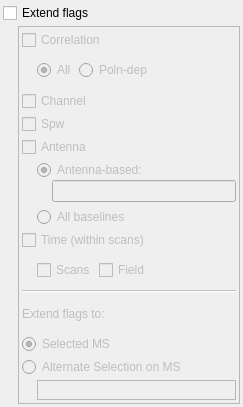
<ui version="4.0" >
 <class>FlaggingWidget</class>
 <widget class="QWidget" name="FlaggingWidget" >
  <property name="geometry" >
   <rect>
    <x>0</x>
    <y>0</y>
    <width>243</width>
    <height>407</height>
   </rect>
  </property>
  <property name="windowTitle" >
   <string>Flagging Widget</string>
  </property>
  <layout class="QVBoxLayout" >
   <property name="spacing" >
    <number>3</number>
   </property>
   <property name="leftMargin" >
    <number>3</number>
   </property>
   <property name="topMargin" >
    <number>3</number>
   </property>
   <property name="rightMargin" >
    <number>3</number>
   </property>
   <property name="bottomMargin" >
    <number>3</number>
   </property>
   <item>
    <widget class="QCheckBox" name="extend" >
     <property name="text" >
      <string>Extend flags</string>
     </property>
    </widget>
   </item>
   <item>
    <layout class="QHBoxLayout" >
     <property name="spacing" >
      <number>0</number>
     </property>
     <item>
      <spacer>
       <property name="orientation" >
        <enum>Qt::Horizontal</enum>
       </property>
       <property name="sizeType" >
        <enum>QSizePolicy::Fixed</enum>
       </property>
       <property name="sizeHint" >
        <size>
         <width>15</width>
         <height>20</height>
        </size>
       </property>
      </spacer>
     </item>
     <item>
      <widget class="QFrame" name="extendFrame" >
       <property name="enabled" >
        <bool>false</bool>
       </property>
       <property name="frameShape" >
        <enum>QFrame::StyledPanel</enum>
       </property>
       <property name="frameShadow" >
        <enum>QFrame::Raised</enum>
       </property>
       <layout class="QVBoxLayout" >
        <property name="spacing" >
         <number>3</number>
        </property>
        <property name="leftMargin" >
         <number>3</number>
        </property>
        <property name="topMargin" >
         <number>3</number>
        </property>
        <property name="rightMargin" >
         <number>3</number>
        </property>
        <property name="bottomMargin" >
         <number>3</number>
        </property>
        <item>
         <widget class="QCheckBox" name="correlation" >
          <property name="text" >
           <string>Correlation</string>
          </property>
         </widget>
        </item>
        <item>
         <widget class="QFrame" name="correlationFrame" >
          <property name="enabled" >
           <bool>false</bool>
          </property>
          <property name="frameShape" >
           <enum>QFrame::NoFrame</enum>
          </property>
          <property name="frameShadow" >
           <enum>QFrame::Raised</enum>
          </property>
          <layout class="QHBoxLayout" >
           <property name="spacing" >
            <number>3</number>
           </property>
           <property name="leftMargin" >
            <number>15</number>
           </property>
           <property name="topMargin" >
            <number>0</number>
           </property>
           <property name="rightMargin" >
            <number>0</number>
           </property>
           <property name="bottomMargin" >
            <number>0</number>
           </property>
           <item>
            <widget class="QRadioButton" name="correlationAll" >
             <property name="text" >
              <string>All</string>
             </property>
             <property name="checked" >
              <bool>true</bool>
             </property>
            </widget>
           </item>
           <item>
            <widget class="QRadioButton" name="correlationPolnDep" >
             <property name="text" >
              <string>Poln-dep</string>
             </property>
            </widget>
           </item>
           <item>
            <spacer>
             <property name="orientation" >
              <enum>Qt::Horizontal</enum>
             </property>
             <property name="sizeHint" >
              <size>
               <width>40</width>
               <height>20</height>
              </size>
             </property>
            </spacer>
           </item>
          </layout>
         </widget>
        </item>
        <item>
         <widget class="QCheckBox" name="channel" >
          <property name="text" >
           <string>Channel</string>
          </property>
         </widget>
        </item>
        <item>
         <widget class="QCheckBox" name="spw" >
          <property name="enabled" >
           <bool>false</bool>
          </property>
          <property name="text" >
           <string>Spw</string>
          </property>
         </widget>
        </item>
        <item>
         <widget class="QCheckBox" name="antenna" >
          <property name="enabled" >
           <bool>false</bool>
          </property>
          <property name="text" >
           <string>Antenna</string>
          </property>
         </widget>
        </item>
        <item>
         <widget class="QFrame" name="antennaFrame" >
          <property name="enabled" >
           <bool>false</bool>
          </property>
          <property name="frameShape" >
           <enum>QFrame::NoFrame</enum>
          </property>
          <property name="frameShadow" >
           <enum>QFrame::Raised</enum>
          </property>
          <layout class="QVBoxLayout" >
           <property name="spacing" >
            <number>0</number>
           </property>
           <property name="leftMargin" >
            <number>15</number>
           </property>
           <property name="topMargin" >
            <number>0</number>
           </property>
           <property name="rightMargin" >
            <number>0</number>
           </property>
           <property name="bottomMargin" >
            <number>0</number>
           </property>
           <item>
            <widget class="QRadioButton" name="antennaAntenna" >
             <property name="text" >
              <string>Antenna-based:</string>
             </property>
             <property name="checked" >
              <bool>true</bool>
             </property>
            </widget>
           </item>
           <item>
            <layout class="QHBoxLayout" >
             <property name="spacing" >
              <number>0</number>
             </property>
             <property name="leftMargin" >
              <number>15</number>
             </property>
             <property name="bottomMargin" >
              <number>5</number>
             </property>
             <item>
              <widget class="QLineEdit" name="antennaAntennaValue" />
             </item>
            </layout>
           </item>
           <item>
            <widget class="QRadioButton" name="antennaBaselines" >
             <property name="text" >
              <string>All baselines</string>
             </property>
            </widget>
           </item>
          </layout>
         </widget>
        </item>
        <item>
         <widget class="QCheckBox" name="time" >
          <property name="enabled" >
           <bool>false</bool>
          </property>
          <property name="text" >
           <string>Time (within scans)</string>
          </property>
         </widget>
        </item>
        <item>
         <widget class="QFrame" name="timeFrame" >
          <property name="enabled" >
           <bool>false</bool>
          </property>
          <property name="frameShape" >
           <enum>QFrame::NoFrame</enum>
          </property>
          <property name="frameShadow" >
           <enum>QFrame::Raised</enum>
          </property>
          <layout class="QHBoxLayout" >
           <property name="spacing" >
            <number>3</number>
           </property>
           <property name="leftMargin" >
            <number>15</number>
           </property>
           <property name="topMargin" >
            <number>0</number>
           </property>
           <property name="rightMargin" >
            <number>0</number>
           </property>
           <property name="bottomMargin" >
            <number>0</number>
           </property>
           <item>
            <widget class="QCheckBox" name="scans" >
             <property name="text" >
              <string>Scans</string>
             </property>
            </widget>
           </item>
           <item>
            <widget class="QCheckBox" name="field" >
             <property name="text" >
              <string>Field</string>
             </property>
            </widget>
           </item>
           <item>
            <spacer>
             <property name="orientation" >
              <enum>Qt::Horizontal</enum>
             </property>
             <property name="sizeHint" >
              <size>
               <width>40</width>
               <height>20</height>
              </size>
             </property>
            </spacer>
           </item>
          </layout>
         </widget>
        </item>
        <item>
         <widget class="Line" name="line" >
          <property name="orientation" >
           <enum>Qt::Horizontal</enum>
          </property>
         </widget>
        </item>
        <item>
         <widget class="QLabel" name="extendToLabel" >
          <property name="enabled" >
           <bool>false</bool>
          </property>
          <property name="text" >
           <string>Extend flags to:</string>
          </property>
         </widget>
        </item>
        <item>
         <widget class="QFrame" name="extendToFrame" >
          <property name="enabled" >
           <bool>false</bool>
          </property>
          <property name="frameShape" >
           <enum>QFrame::NoFrame</enum>
          </property>
          <property name="frameShadow" >
           <enum>QFrame::Raised</enum>
          </property>
          <layout class="QVBoxLayout" >
           <property name="spacing" >
            <number>3</number>
           </property>
           <property name="leftMargin" >
            <number>0</number>
           </property>
           <property name="topMargin" >
            <number>0</number>
           </property>
           <property name="rightMargin" >
            <number>0</number>
           </property>
           <property name="bottomMargin" >
            <number>0</number>
           </property>
           <item>
            <widget class="QRadioButton" name="extendToSelected" >
             <property name="text" >
              <string>Selected MS</string>
             </property>
             <property name="checked" >
              <bool>true</bool>
             </property>
            </widget>
           </item>
           <item>
            <widget class="QRadioButton" name="extendToAlternate" >
             <property name="text" >
              <string>Alternate Selection on MS</string>
             </property>
            </widget>
           </item>
           <item>
            <widget class="QFrame" name="extendToAlternateFrame" >
             <property name="frameShape" >
              <enum>QFrame::NoFrame</enum>
             </property>
             <property name="frameShadow" >
              <enum>QFrame::Raised</enum>
             </property>
             <layout class="QHBoxLayout" >
              <property name="spacing" >
               <number>0</number>
              </property>
              <property name="leftMargin" >
               <number>0</number>
              </property>
              <property name="topMargin" >
               <number>0</number>
              </property>
              <property name="rightMargin" >
               <number>0</number>
              </property>
              <property name="bottomMargin" >
               <number>0</number>
              </property>
              <item>
               <spacer>
                <property name="orientation" >
                 <enum>Qt::Horizontal</enum>
                </property>
                <property name="sizeType" >
                 <enum>QSizePolicy::Fixed</enum>
                </property>
                <property name="sizeHint" >
                 <size>
                  <width>15</width>
                  <height>20</height>
                 </size>
                </property>
               </spacer>
              </item>
              <item>
               <widget class="QFrame" name="alternateSelectionFrame" >
                <property name="frameShape" >
                 <enum>QFrame::StyledPanel</enum>
                </property>
                <property name="frameShadow" >
                 <enum>QFrame::Raised</enum>
                </property>
               </widget>
              </item>
             </layout>
            </widget>
           </item>
          </layout>
         </widget>
        </item>
       </layout>
      </widget>
     </item>
    </layout>
   </item>
  </layout>
 </widget>
 <resources/>
 <connections>
  <connection>
   <sender>antennaAntenna</sender>
   <signal>toggled(bool)</signal>
   <receiver>antennaAntennaValue</receiver>
   <slot>setEnabled(bool)</slot>
   <hints>
    <hint type="sourcelabel" >
     <x>47</x>
     <y>179</y>
    </hint>
    <hint type="destinationlabel" >
     <x>72</x>
     <y>204</y>
    </hint>
   </hints>
  </connection>
  <connection>
   <sender>antenna</sender>
   <signal>toggled(bool)</signal>
   <receiver>antennaFrame</receiver>
   <slot>setEnabled(bool)</slot>
   <hints>
    <hint type="sourcelabel" >
     <x>34</x>
     <y>148</y>
    </hint>
    <hint type="destinationlabel" >
     <x>31</x>
     <y>180</y>
    </hint>
   </hints>
  </connection>
  <connection>
   <sender>time</sender>
   <signal>toggled(bool)</signal>
   <receiver>timeFrame</receiver>
   <slot>setEnabled(bool)</slot>
   <hints>
    <hint type="sourcelabel" >
     <x>29</x>
     <y>262</y>
    </hint>
    <hint type="destinationlabel" >
     <x>28</x>
     <y>281</y>
    </hint>
   </hints>
  </connection>
  <connection>
   <sender>extendToAlternate</sender>
   <signal>toggled(bool)</signal>
   <receiver>extendToAlternateFrame</receiver>
   <slot>setVisible(bool)</slot>
   <hints>
    <hint type="sourcelabel" >
     <x>29</x>
     <y>363</y>
    </hint>
    <hint type="destinationlabel" >
     <x>30</x>
     <y>389</y>
    </hint>
   </hints>
  </connection>
  <connection>
   <sender>extend</sender>
   <signal>toggled(bool)</signal>
   <receiver>extendFrame</receiver>
   <slot>setEnabled(bool)</slot>
   <hints>
    <hint type="sourcelabel" >
     <x>8</x>
     <y>13</y>
    </hint>
    <hint type="destinationlabel" >
     <x>21</x>
     <y>78</y>
    </hint>
   </hints>
  </connection>
 </connections>
</ui>
